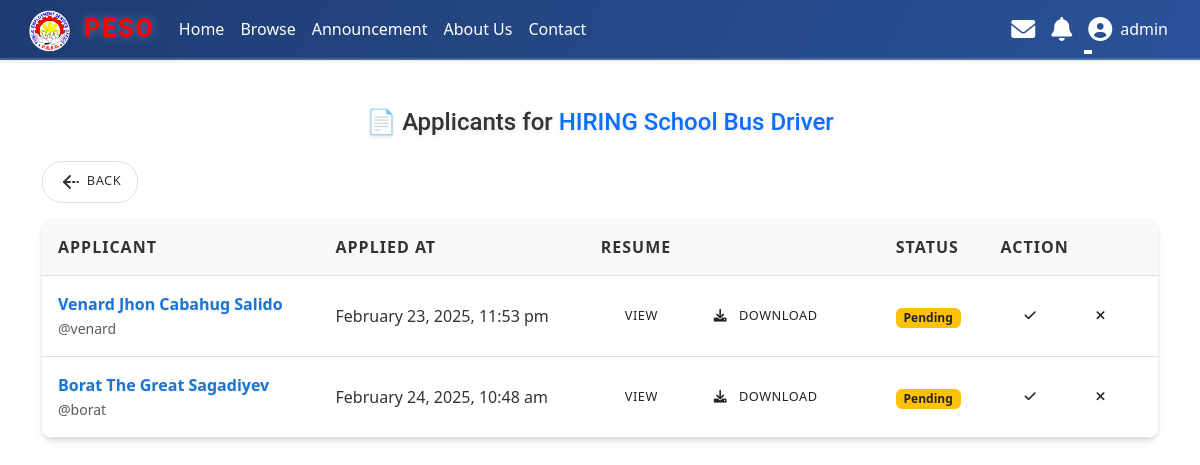
Screenshot of /admin/view_applicants.php?job_id=25 (signed in) with the database file from the repository.
### tables this page shows
CREATE TABLE `jobs` (
  `id` int(11) NOT NULL,
  `title` varchar(255) NOT NULL,
  `description` text NOT NULL,
  `thumbnail` varchar(255) DEFAULT NULL,
  `photo` varchar(255) DEFAULT NULL,
  `created_at` timestamp NOT NULL DEFAULT current_timestamp(),
  `category_id` int(11) NOT NULL,
  `location` varchar(255) DEFAULT NULL,
  `responsibilities` text NOT NULL,
  `requirements` text NOT NULL,
  `preferred_qualifications` text DEFAULT NULL
);

CREATE TABLE `applications` (
  `id` int(11) NOT NULL,
  `user_id` int(11) NOT NULL,
  `job_id` int(11) NOT NULL,
  `applied_at` timestamp NOT NULL DEFAULT current_timestamp(),
  `resume_file` varchar(255) DEFAULT NULL,
  `status` enum('pending','accepted','rejected') DEFAULT 'pending',
  `is_read` tinyint(1) DEFAULT 0,
  `status_updated_at` timestamp NOT NULL DEFAULT current_timestamp() ON UPDATE current_timestamp(),
  `dismissed` tinyint(1) DEFAULT 0
);

CREATE TABLE `users` (
  `id` int(11) NOT NULL,
  `email` varchar(100) NOT NULL,
  `password` varchar(255) NOT NULL,
  `role` enum('admin','user') DEFAULT 'user',
  `created_at` timestamp NOT NULL DEFAULT current_timestamp(),
  `username` varchar(50) NOT NULL,
  `first_name` varchar(50) NOT NULL,
  `middle_name` varchar(50) DEFAULT NULL,
  `last_name` varchar(50) NOT NULL,
  `ext_name` varchar(10) DEFAULT NULL,
  `gender` enum('Male','Female','Non-Binary','LGBTQ+','Other') NOT NULL,
  `birth_date` date DEFAULT NULL,
  `age` int(11) NOT NULL,
  `phone_number` varchar(20) NOT NULL,
  `place_of_birth` varchar(100) NOT NULL,
  `civil_status` enum('Single','Married','Divorced','Widowed') NOT NULL,
  `zip_code` varchar(10) NOT NULL,
  `street_address` varchar(255) NOT NULL,
  `barangay` varchar(100) NOT NULL,
  `city` varchar(100) NOT NULL,
  `education_level` varchar(50) DEFAULT NULL,
  `completion_year` int(11) DEFAULT NULL,
  `school_name` varchar(255) DEFAULT NULL,
  `inclusive_years` varchar(50) DEFAULT NULL,
  `uploaded_file` varchar(255) DEFAULT NULL,
  `caption` varchar(255) DEFAULT NULL,
  `work_experience` text DEFAULT NULL,
  `skills` text DEFAULT NULL,
  `linkedin_profile` varchar(255) DEFAULT NULL,
  `portfolio_url` varchar(255) DEFAULT NULL,
  `resume_file` varchar(255) DEFAULT NULL,
  `cover_photo` varchar(255) DEFAULT NULL
);

### admin/view_applicants.php (the view, shortened to what this page needs)
<?php
include '../includes/header.php';
$job_id = $_GET['job_id'] ?? null;
$jobQuery = "SELECT title FROM jobs WHERE id = ?";
$stmt = $conn->prepare($jobQuery);
$stmt->bind_param("i", $job_id);
$stmt->execute();
$jobResult = $stmt->get_result();
$job = $jobResult->fetch_assoc();
$appQuery = "SELECT u.id AS user_id, u.username, u.first_name, u.middle_name, u.last_name, a.applied_at, a.resume_file, a.status
             FROM applications a
             JOIN users u ON a.user_id = u.id
             WHERE a.job_id = ?";
$stmt = $conn->prepare($appQuery);
$stmt->bind_param("i", $job_id);
$stmt->execute();
$appResult = $stmt->get_result();
?>
<link rel="stylesheet" href="/JOB/assets/view_applicants.css">
<div class="container mt-5">
    <h2 class="text-center mb-4 text-futuristic">📄 Applicants for <span class="text-primary"><?= htmlspecialchars($job['title']) ?></span></h2>
    <div class="d-flex justify-content-between my-3">
        <button onclick="goBack()" class="btn btn-back"> Back</button>
    </div>
    <?php if ($appResult->num_rows > 0): ?>
        <table class="table-futuristic">
            <thead>
                <tr>
                    <th>Applicant</th>
                    <th>Applied At</th>
                    <th>Resume</th>
                    <th>Status</th>
                    <th>Action</th>
                </tr>
            </thead>
            <tbody>
            <?php while ($row = $appResult->fetch_assoc()):
                $fullName = trim($row['first_name'] . ' ' . ($row['middle_name'] ? $row['middle_name'] . ' ' : '') . $row['last_name']);
                $profileLink = "../pages/profile.php?id=" . urlencode($row['user_id']);
                $resumeFile = $row['resume_file'];
                $status = $row['status'];
            ?>
            <tr>
                <td>
                    <div>
                        <a href="<?= htmlspecialchars($profileLink) ?>" class="fw-bold text-decoration-none text-futuristic-link">
                            <?= htmlspecialchars($fullName) ?>
                        </a>
                        <br>
                        <small>
                            <a href="<?= htmlspecialchars($profileLink) ?>" class="text-decoration-none text-muted">
                                @<?= htmlspecialchars($row['username']) ?>
                            </a>
                        </small>
                    </div>
                </td>
                <td><?= date("F j, Y, g:i a", strtotime($row['applied_at'])) ?></td>
                <td>
                    <?php if (!empty($resumeFile)): ?>
                        <?php
                        $fileExtension = pathinfo($resumeFile, PATHINFO_EXTENSION);
                        $fileUrl = htmlspecialchars($resumeFile);
                        ?>
                        <div id="resume-actions-<?= $row['user_id'] ?>" class="d-flex">
                            <button class="btn btn-light-futuristic me-2" onclick="viewResume('<?= $fileUrl ?>', '<?= $fileExtension ?>')">View</button>
                            <a href="<?= $fileUrl ?>" class="btn btn-light-download" download>
                                <i class="fas fa-download me-2"></i> Download
                            </a>
                        </div>
                    <?php else: ?>
                        <span class="text-danger">No resume attached</span>
                    <?php endif; ?>
                </td>
                <td>
                    <?php if ($status === 'pending'): ?>
                        <span class="badge bg-warning text-dark">Pending</span>
                    <?php elseif ($status === 'accepted'): ?>
                        <span class="badge bg-success">Accepted</span>
                    <?php elseif ($status === 'rejected'): ?>
                        <span class="badge bg-danger">Rejected</span>
                    <?php endif; ?>
                </td>
                <td>
                    <?php if ($status === 'pending'): ?>
                        <form method="POST" style="display:inline;">
                            <button type="submit" name="action" value="accept" class="btn btn-light-check me-2">
                                <i class="fas fa-check"></i>
                            </button>
                            <button type="submit" name="action" value="reject" class="btn btn-light-cross">
                                <i class="fas fa-times"></i>
                            </button>
                        </form>
                    <?php else: ?>
                        <span class="text-muted">Action taken</span>
                    <?php endif; ?>
                </td>
            </tr>
            <?php endwhile; ?>
            </tbody>
        </table>
    <?php else: ?>
        <div class="alert alert-warning text-center">❌ No applicants for this job yet.</div>
    <?php endif; ?>
</div>

### assets/header.css (style rules this page uses)
* { margin: 0; padding: 0; box-sizing: border-box; }
body { padding-top: 60px; }
.btn { font-size: 0.8rem; padding: 0.6rem 1.5rem; border: none; border-radius: 15px; cursor: pointer; transition: all 0.3s ease; text-transform: uppercase; font-weight: 500; letter-spacing: 0.5px; }

### assets/view_applicants.css (style rules this page uses)
* { margin: 0; padding: 0; box-sizing: border-box; }
.table-futuristic { width: 100%; border-collapse: collapse; background: #ffffff; color: #333333; border-radius: 10px; overflow: hidden; box-shadow: 0 4px 6px rgba(0, 0, 0, 0.1), 0 1px 3px rgba(0, 0, 0, 0.06); }
.table-futuristic th, .table-futuristic td { padding: 1rem; text-align: left; border-bottom: 1px solid #e0e0e0; }
.table-futuristic th { background: #f8f9fa; font-weight: bold; text-transform: uppercase; letter-spacing: 1px; }
.btn-back { background: transparent; color: #333333; border: 1px solid #e0e0e0; padding: 0.5rem 1rem; border-radius: 20px; transition: transform 0.3s ease, color 0.3s ease; }
.text-futuristic { font-family: 'Roboto', sans-serif; font-size: 1.5rem; color: #333333; text-shadow: 0 2px 4px rgba(0, 0, 0, 0.1); }
.text-futuristic-link { color: #1976d2; text-shadow: 0 1px 2px rgba(0, 0, 0, 0.1); transition: color 0.3s ease; }

### rows the page displays
jobs: title "HIRING School Bus Driver"
applications: user.last_name "Venard Jhon Cabahug Salido", user.username "venard", applied_at "February 23, 2025, 11:53 pm", status "Pending"
applications: user.last_name "Borat The Great Sagadiyev", user.username "borat", applied_at "February 24, 2025, 10:48 am", status "Pending"

### other values shown
$_SESSION['username'] "admin"
